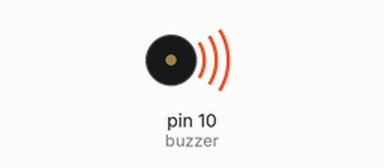
Bench run of a sketch on a simulated Arduino Uno, built with avr-gcc and run on an emulated ATmega328P. On the bench: buzzer (waves = sounding).

Above: at 15.3 s.
At 43.9 s:
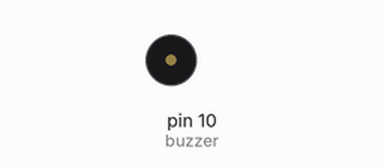
Timing chart, 0 to 45.4 s (numbered marks = the images above):
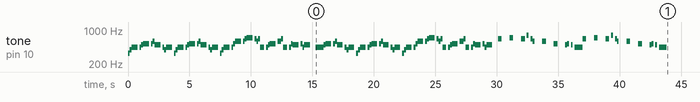

The sketch:

Pirates_of_the_Caribbean_-_Theme_Song.ino
```cpp
/* Play "He's A Pirate" / "Pirates of the Caribbean" Theme Song
 * By Xitang Zhao 2016.06.27
 * Youtube in Action: https://youtu.be/sjPAj1lXgtk
 * or TikTok in Action: https://www.tiktok.com/@tipstorylearn/video/6943019804261502213
 *
 * INSTRUCTION: Hook up Pin 10 to the positive side of a buzzer or a microphone, hook up
 * any resistor to the negative side of a buzzer (to limit current & volume & to protect the pin),
 * and then connect the other end of the resistor to ground pin. Upload the sketch and enjoy!
 *
 * Don't have an Arduino right now? No worry. You can test it vitually on my TinkerCAD circuit:
 * https://www.tinkercad.com/things/f9QN4skaguI-play-pirates-of-the-caribbean-theme-song-on-buzzer
 *
 * To learn the science of buzzer, Arduino tone library, and a step by step walkthrough of how I made this
 * Visit my learning note on TipStory: https://www.tipstory.org/learning/h2lUMccm5MeuSds
 *
 * Last updated: 2021.03.25
 * ---------------------
 * Credits:
 *
 * Music notes of the song obtained from Easy Music (Great website)
 * Link: http://easymusic.altervista.org/recorder-hes-a-pirate-pirates-of-caribbean-sheet-music-guitar-chords/
 *
 * Musicnotes's "How to Read Sheet Music" Guide
 * Link: http://www.musicnotes.com/blog/2014/04/11/how-to-read-sheet-music/
 *
 * Code inspired by Chapter 5 of Jeremy Blum's book "Exploring Arduino"
 * Link: http://www.exploringarduino.com/content/ch5/
 *
 * Music notes' frequencies obtained from arduino website and Tone Library
 * Link: https://www.arduino.cc/en/Tutorial/toneMelody
 * Link: https://github.com/bhagman/Tone
 *
 */

// Define pin 10 for buzzer, you can use any other digital pins (Pin 0-13)
const int buzzer = 10;

// Change to 0.5 for a slower version of the song, 1.25 for a faster version
const float songSpeed = 0.8;

// Defining frequency of each music note
#define NOTE_C4 262
#define NOTE_D4 294
#define NOTE_E4 330
#define NOTE_F4 349
#define NOTE_G4 392
#define NOTE_A4 440
#define NOTE_B4 494
#define NOTE_C5 523
#define NOTE_D5 587
#define NOTE_E5 659
#define NOTE_F5 698
#define NOTE_G5 784
#define NOTE_A5 880
#define NOTE_B5 988

// Music notes of the song, 0 is a rest/pulse
int notes[] = {
    NOTE_E4, NOTE_G4, NOTE_A4, NOTE_A4, 0,
    NOTE_A4, NOTE_B4, NOTE_C5, NOTE_C5, 0,
    NOTE_C5, NOTE_D5, NOTE_B4, NOTE_B4, 0,
    NOTE_A4, NOTE_G4, NOTE_A4, 0,

    NOTE_E4, NOTE_G4, NOTE_A4, NOTE_A4, 0,
    NOTE_A4, NOTE_B4, NOTE_C5, NOTE_C5, 0,
    NOTE_C5, NOTE_D5, NOTE_B4, NOTE_B4, 0,
    NOTE_A4, NOTE_G4, NOTE_A4, 0,

    NOTE_E4, NOTE_G4, NOTE_A4, NOTE_A4, 0,
    NOTE_A4, NOTE_C5, NOTE_D5, NOTE_D5, 0,
    NOTE_D5, NOTE_E5, NOTE_F5, NOTE_F5, 0,
    NOTE_E5, NOTE_D5, NOTE_E5, NOTE_A4, 0,

    NOTE_A4, NOTE_B4, NOTE_C5, NOTE_C5, 0,
    NOTE_D5, NOTE_E5, NOTE_A4, 0,
    NOTE_A4, NOTE_C5, NOTE_B4, NOTE_B4, 0,
    NOTE_C5, NOTE_A4, NOTE_B4, 0,

    NOTE_A4, NOTE_A4,
    //Repeat of first part
    NOTE_A4, NOTE_B4, NOTE_C5, NOTE_C5, 0,
    NOTE_C5, NOTE_D5, NOTE_B4, NOTE_B4, 0,
    NOTE_A4, NOTE_G4, NOTE_A4, 0,

    NOTE_E4, NOTE_G4, NOTE_A4, NOTE_A4, 0,
    NOTE_A4, NOTE_B4, NOTE_C5, NOTE_C5, 0,
    NOTE_C5, NOTE_D5, NOTE_B4, NOTE_B4, 0,
    NOTE_A4, NOTE_G4, NOTE_A4, 0,

    NOTE_E4, NOTE_G4, NOTE_A4, NOTE_A4, 0,
    NOTE_A4, NOTE_C5, NOTE_D5, NOTE_D5, 0,
    NOTE_D5, NOTE_E5, NOTE_F5, NOTE_F5, 0,
    NOTE_E5, NOTE_D5, NOTE_E5, NOTE_A4, 0,

    NOTE_A4, NOTE_B4, NOTE_C5, NOTE_C5, 0,
    NOTE_D5, NOTE_E5, NOTE_A4, 0,
    NOTE_A4, NOTE_C5, NOTE_B4, NOTE_B4, 0,
    NOTE_C5, NOTE_A4, NOTE_B4, 0,
    //End of Repeat

    NOTE_E5, 0, 0, NOTE_F5, 0, 0,
    NOTE_E5, NOTE_E5, 0, NOTE_G5, 0, NOTE_E5, NOTE_D5, 0, 0,
    NOTE_D5, 0, 0, NOTE_C5, 0, 0,
    NOTE_B4, NOTE_C5, 0, NOTE_B4, 0, NOTE_A4,

    NOTE_E5, 0, 0, NOTE_F5, 0, 0,
    NOTE_E5, NOTE_E5, 0, NOTE_G5, 0, NOTE_E5, NOTE_D5, 0, 0,
    NOTE_D5, 0, 0, NOTE_C5, 0, 0,
    NOTE_B4, NOTE_C5, 0, NOTE_B4, 0, NOTE_A4};

// Durations (in ms) of each music note of the song
// Quarter Note is 250 ms when songSpeed = 1.0
int durations[] = {
    125, 125, 250, 125, 125,
    125, 125, 250, 125, 125,
    125, 125, 250, 125, 125,
    125, 125, 375, 125,

    125, 125, 250, 125, 125,
    125, 125, 250, 125, 125,
    125, 125, 250, 125, 125,
    125, 125, 375, 125,

    125, 125, 250, 125, 125,
    125, 125, 250, 125, 125,
    125, 125, 250, 125, 125,
    125, 125, 125, 250, 125,

    125, 125, 250, 125, 125,
    250, 125, 250, 125,
    125, 125, 250, 125, 125,
    125, 125, 375, 375,

    250, 125,
    //Rpeat of First Part
    125, 125, 250, 125, 125,
    125, 125, 250, 125, 125,
    125, 125, 375, 125,

    125, 125, 250, 125, 125,
    125, 125, 250, 125, 125,
    125, 125, 250, 125, 125,
    125, 125, 375, 125,

    125, 125, 250, 125, 125,
    125, 125, 250, 125, 125,
    125, 125, 250, 125, 125,
    125, 125, 125, 250, 125,

    125, 125, 250, 125, 125,
    250, 125, 250, 125,
    125, 125, 250, 125, 125,
    125, 125, 375, 375,
    //End of Repeat

    250, 125, 375, 250, 125, 375,
    125, 125, 125, 125, 125, 125, 125, 125, 375,
    250, 125, 375, 250, 125, 375,
    125, 125, 125, 125, 125, 500,

    250, 125, 375, 250, 125, 375,
    125, 125, 125, 125, 125, 125, 125, 125, 375,
    250, 125, 375, 250, 125, 375,
    125, 125, 125, 125, 125, 500};

void setup()
{
  const int totalNotes = sizeof(notes) / sizeof(int);
  // Loop through each note
  for (int i = 0; i < totalNotes; i++)
  {
    const int currentNote = notes[i];
    float wait = durations[i] / songSpeed;
    // Play tone if currentNote is not 0 frequency, otherwise pause (noTone)
    if (currentNote != 0)
    {
      tone(buzzer, notes[i], wait); // tone(pin, frequency, duration)
    }
    else
    {
      noTone(buzzer);
    }
    // delay is used to wait for tone to finish playing before moving to next loop
    delay(wait);
  }
}

void loop()
{
  // Nothing in loop. Music only plays once.
  // You can click reset on Arduino to replay the song.
}
```
